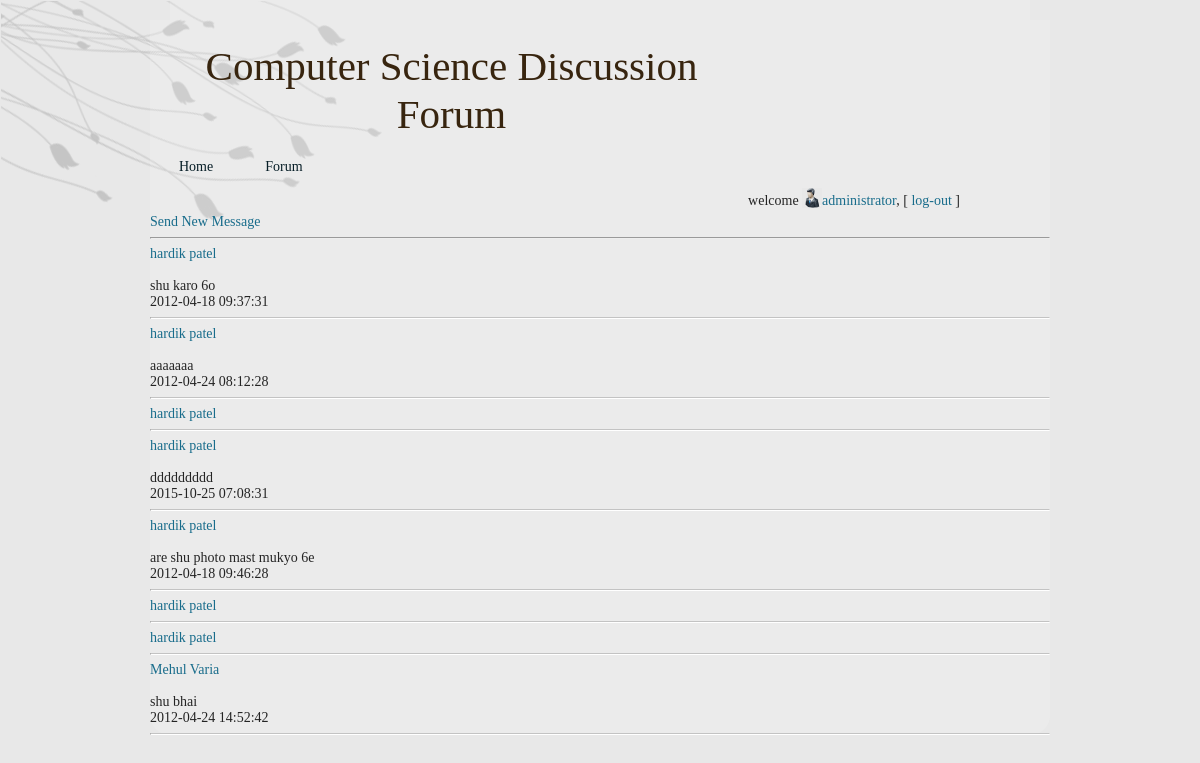
Page /messages.php (signed in) on the committed database.
### tables this page shows
CREATE TABLE `chatmaster` (
  `chat_id` int(11) NOT NULL,
  `user_id_from` int(11) NOT NULL,
  `user_id_to` int(11) NOT NULL
);

CREATE TABLE `user` (
  `user_id` int(11) NOT NULL,
  `country` varchar(50) NOT NULL,
  `state` varchar(50) NOT NULL,
  `address` varchar(500) NOT NULL,
  `user_type` varchar(50) NOT NULL,
  `username` varchar(50) DEFAULT NULL,
  `fullname` varchar(50) DEFAULT NULL,
  `password` varchar(50) DEFAULT NULL,
  `user_acc_active` tinyint(1) DEFAULT NULL,
  `dob` date NOT NULL,
  `e_mail` varchar(100) DEFAULT NULL,
  `gender` varchar(20) NOT NULL,
  `uimg` varchar(255) NOT NULL,
  `isuser` tinyint(1) NOT NULL
);

CREATE TABLE `chat` (
  `chatdetail_id` int(11) NOT NULL,
  `cdatetime` timestamp NOT NULL DEFAULT CURRENT_TIMESTAMP,
  `message` varchar(1000) NOT NULL,
  `user_id` int(11) NOT NULL,
  `chat_id` int(11) NOT NULL
);

### utility.php (called while the page is built, shortened)
<?php
	function ExecuteQuery ($SQL)
	{
		$rows = mysql_query ($SQL);
		return $rows;
	}
?>

### messages.php (the view, shortened to what this page needs)
<?php session_start();
 require("header.php");
require("checkUser.php")?>
<a href="search.php">Send New Message</a>
<hr/>
<?php
	$sql = "SELECT chat_id, user_id_from, user_id_to, fullname FROM Chatmaster, user WHERE chatmaster.user_id_to=user.user_id AND chatmaster.user_id_from=$_SESSION[uid] ";
	$rows = ExecuteQuery ($sql);
	while ($row = mysql_fetch_array($rows))
	{
		echo "<a href='readmsg.php?id=$row[chat_id]'>$row[fullname]</a>";
		$chatrow = mysql_fetch_array (ExecuteQuery ("SELECT * FROM chat WHERE chat_id=$row[chat_id] ORDER BY cdatetime DESC"));
		if ($chatrow)
		{
			echo "<br/><br/> $chatrow[message]<br/>";
			echo "$chatrow[cdatetime]";
		}
				echo "<hr style='border-top:1px solid #c3c3c3; border-bottom:1px solid white'/>";
	}
	$sql = "SELECT chat_id, user_id_from, user_id_to, fullname FROM Chatmaster, user WHERE chatmaster.user_id_from=user.user_id AND chatmaster.user_id_to=$_SESSION[uid]";
	$rows = ExecuteQuery ($sql);
	while ($row = mysql_fetch_array($rows))
	{
		echo "<a href='readmsg.php?id=$row[chat_id]'>$row[fullname]</a>";
		$chatrow = mysql_fetch_array (ExecuteQuery ("SELECT * FROM chat WHERE chat_id=$row[chat_id] ORDER BY cdatetime DESC"));
		if ($chatrow)
		{
			echo "<br/><br/> $chatrow[message]<br/>";
			echo "$chatrow[cdatetime]";
		}
				echo "<hr style='border-top:1px solid #c3c3c3; border-bottom:1px solid white'/>";
	}
?>

### res/style.css (style rules this page uses)
body { margin: 0 auto; padding: 0; background-color: #E8E8E8; }
body { font-family: Georgia, "Times New Roman", Times, Serif; font-size: 14px; color: #242424; }
a { font-family: Georgia, "Times New Roman", Times, Serif; text-decoration: none; color: #186C8B; }
a:link { font-family: Georgia, "Times New Roman", Times, Serif; text-decoration: none; color: #186C8B; }

### rows in the picture
chatmaster: user.fullname "hardik patel", chat.message "shu karo 6o", chat.cdatetime "2012-04-18 09:37:31"
chatmaster: user.fullname "hardik patel", chat.message "aaaaaaa", chat.cdatetime "2012-04-24 08:12:28"
chatmaster: user.fullname "hardik patel"
chatmaster: user.fullname "hardik patel", chat.message "ddddddddd", chat.cdatetime "2015-10-25 07:08:31"
chatmaster: user.fullname "hardik patel", chat.message "are shu photo mast mukyo 6e", chat.cdatetime "2012-04-18 09:46:28"
chatmaster: user.fullname "hardik patel"
chatmaster: user.fullname "hardik patel"
chatmaster: user.fullname "Mehul Varia", chat.message "shu bhai", chat.cdatetime "2012-04-24 14:52:42"

### other values in the picture
$_SESSION["fn"] "administrator"
